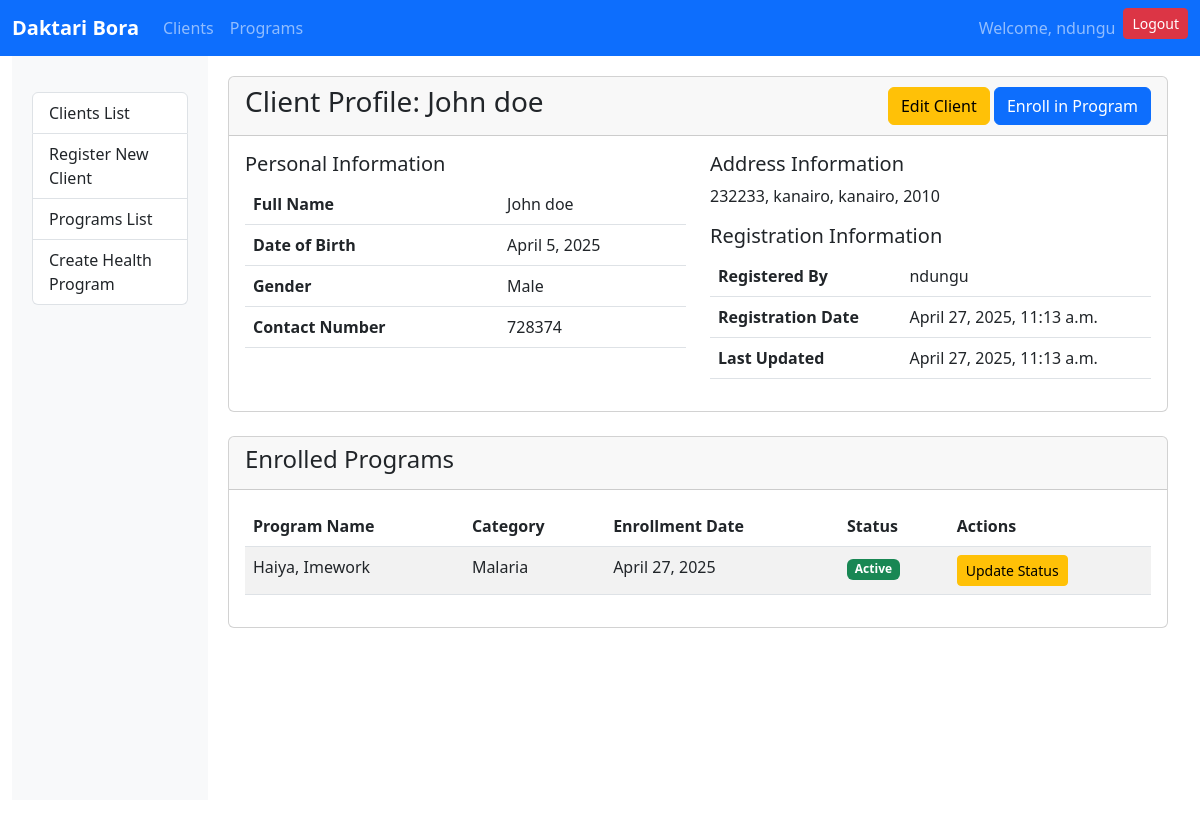
Page /clients/1/ (signed in) on the committed database.
### clients/models.py (models this page shows, shortened)
class Client(models.Model):
    GENDER_CHOICES = [
        ('male', 'Male'),
        ('female', 'Female'),
        ('other', 'Other'),
    ]
    first_name = models.CharField(max_length=100)
    last_name = models.CharField(max_length=100)
    date_of_birth = models.DateField()
    gender = models.CharField(max_length=10, choices=GENDER_CHOICES)
    contact_number = models.CharField(max_length=15, blank=True, null=True)
    street_address = models.CharField(max_length=255, blank=True, null=True)
    city = models.CharField(max_length=100, blank=True, null=True)
    state = models.CharField(max_length=100, blank=True, null=True)
    zip_code = models.CharField(max_length=20, blank=True, null=True)
    created_by = models.ForeignKey(User, on_delete=models.SET_NULL, null=True)
    created_at = models.DateTimeField(auto_now_add=True)
    updated_at = models.DateTimeField(auto_now=True)
    def get_address(self):
        address_parts = [part for part in [self.street_address, self.city, self.state, self.zip_code] if part]
        return ", ".join(address_parts) if address_parts else "No address provided"

class ClientProgram(models.Model):
    STATUS_CHOICES = [
        ('active', 'Active'),
        ('completed', 'Completed'),
        ('discontinued', 'Discontinued'),
    ]
    client = models.ForeignKey(Client, on_delete=models.CASCADE, related_name='programs')
    program = models.ForeignKey(Program, on_delete=models.CASCADE)
    enrollment_date = models.DateField(auto_now_add=True)
    status = models.CharField(max_length=20, choices=STATUS_CHOICES, default='active')
    class Meta:
        unique_together = ('client', 'program')

### programs/models.py (models this page shows, shortened)
class Program(models.Model):
    name = models.CharField(max_length=100, unique=True)
    description = models.TextField()
    category = models.CharField(max_length=50)
    duration = models.IntegerField(help_text="Duration in days", default=30)
    active = models.BooleanField(default=True)
    created_by = models.ForeignKey(User, on_delete=models.SET_NULL, null=True)
    created_at = models.DateTimeField(auto_now_add=True)

### clients/views.py (the view)
# urls.py: path('<int:pk>/', views.client_detail, name='client_detail'),
@login_required
def client_detail(request, pk):
    client = get_object_or_404(Client, pk=pk, created_by=request.user)
    client_programs = ClientProgram.objects.filter(client=client)
    return render(request, 'clients/client_detail.html', {
        'client': client,
        'client_programs': client_programs
    })

### templates/clients/client_detail.html (shortened to what this page needs)
{% extends 'base.html' %}
{% block content %}
<div class="card mb-4">
    <div class="card-header d-flex justify-content-between align-items-center">
        <h3>Client Profile: {{ client.first_name }} {{ client.last_name }}</h3>
        <div>
            <a href="{% url 'client_update' client.id %}" class="btn btn-warning">Edit Client</a>
            <a href="{% url 'enroll_client' client.id %}" class="btn btn-primary">Enroll in Program</a>
        </div>
    </div>
    <div class="card-body">
        <div class="row">
            <div class="col-md-6">
                <h5>Personal Information</h5>
                <table class="table">
                    <tr>
                        <th>Full Name</th>
                        <td>{{ client.first_name }} {{ client.last_name }}</td>
                    </tr>
                    <tr>
                        <th>Date of Birth</th>
                        <td>{{ client.date_of_birth }}</td>
                    </tr>
                    <tr>
                        <th>Gender</th>
                        <td>{{ client.get_gender_display }}</td>
                    </tr>
                    <tr>
                        <th>Contact Number</th>
                        <td>{{ client.contact_number|default:"Not provided" }}</td>
                    </tr>
                </table>
            </div>
            <div class="col-md-6">
                <h5>Address Information</h5>
                <p>{{ client.get_address }}</p>
                <h5>Registration Information</h5>
                <table class="table">
                    <tr>
                        <th>Registered By</th>
                        <td>{{ client.created_by.username|default:"Unknown" }}</td>
                    </tr>
                    <tr>
                        <th>Registration Date</th>
                        <td>{{ client.created_at }}</td>
                    </tr>
                    <tr>
                        <th>Last Updated</th>
                        <td>{{ client.updated_at }}</td>
                    </tr>     </table>
                </div>
            </div>
        </div>
    </div>
    <div class="card">
        <div class="card-header">
            <h4>Enrolled Programs</h4>
        </div>
        <div class="card-body">
            {% if client_programs %}
            <div class="table-responsive">
                <table class="table table-striped">
                    <thead>
                        <tr>
                            <th>Program Name</th>
                            <th>Category</th>
                            <th>Enrollment Date</th>
                            <th>Status</th>
                            <th>Actions</th>
                        </tr>
                    </thead>
                    <tbody>
                        {% for cp in client_programs %}
                        <tr>
                            <td>{{ cp.program.name }}</td>
                            <td>{{ cp.program.category }}</td>
                            <td>{{ cp.enrollment_date }}</td>
                            <td>
                                {% if cp.status == 'active' %}
                                    <span class="badge bg-success">Active</span>
                                {% elif cp.status == 'completed' %}
                                    <span class="badge bg-primary">Completed</span>
                                {% else %}
                                    <span class="badge bg-danger">Discontinued</span>
                                {% endif %}
                            </td>
                            <td>
                                <a href="#" class="btn btn-sm btn-warning">Update Status</a>
                            </td>
                        </tr>
                        {% endfor %}
                    </tbody>
                </table>
            </div>
            {% else %}
            <div class="alert alert-info">
                This client is not enrolled in any health programs yet.
                <a href="{% url 'enroll_client' client.id %}" class="btn btn-sm btn-primary ms-2">Enroll in Program</a>
            </div>
            {% endif %}
        </div>
    </div>
    {% endblock %}

### templates/base.html (shortened to what this page needs)
{% load django_bootstrap5 %}
<!DOCTYPE html>
<html lang="en">
<head>
    <link href="https://cdn.jsdelivr.net/npm/bootstrap@5.3.0/dist/css/bootstrap.min.css" rel="stylesheet">
</head>
<body>
    <nav class="navbar navbar-expand-lg navbar-dark bg-primary sticky-top">
        <div class="container-fluid">
            <a class="navbar-brand" href="{% url 'client_list' %}">Daktari Bora</a>
            <div class="collapse navbar-collapse" id="navbarNavDropdown">
                <ul class="navbar-nav me-auto">
                    <li class="nav-item">
                        <a class="nav-link" href="{% url 'client_list' %}">Clients</a>
                    </li>
                    <li class="nav-item">
                        <a class="nav-link" href="{% url 'program_list' %}">Programs</a>
                    </li>
                </ul>
                <ul class="navbar-nav ms-auto">
                    {% if user.is_authenticated %}
                        <li class="nav-item d-none d-sm-block">
                            <span class="nav-link">Welcome, {{ user.username }}</span>
                        </li>
                        <li class="nav-item">
                            <a class="btn btn-danger btn-sm" href="{% url 'logout' %}">Logout</a>
                        </li>
                    {% endif %}
                </ul>
            </div>
        </div>
    </nav>
    <div class="container-fluid content-wrapper">
        <div class="row g-0">
            {% if user.is_authenticated %}
                <div class="col-12 col-lg-2 sidebar d-none d-lg-block">
                    <div class="list-group mt-3">
                        <a href="{% url 'client_list' %}" class="list-group-item list-group-item-action">Clients List</a>
                        <a href="{% url 'client_create' %}" class="list-group-item list-group-item-action">Register New Client</a>
                        <a href="{% url 'program_list' %}" class="list-group-item list-group-item-action">Programs List</a>
                        <a href="{% url 'program_create' %}" class="list-group-item list-group-item-action">Create Health Program</a>
                    </div>
                </div>
                <div class="col-12 col-lg-10 content">
            {% else %}
                <div class="col-12 content">
            {% endif %}
                    {% block content %}{% endblock %}
                </div>
        </div>
    </div>
</body>
</html>

### templates/base.html (style rules this page uses)
.navbar-brand { font-weight: bold; }
.content-wrapper { margin-bottom: 30px; }
@media (min-width: 992px) { .sidebar { min-height: calc(100vh - 56px); position: sticky; top: 56px; height: calc(100vh - 56px); overflow-y: auto; z-index: 1000; background-color: #f8f9fa; padding: 20px; } }
@media (min-width: 992px) { .content { padding: 20px; } }

### rows in the picture
Client: first_name "John", last_name "doe", date_of_birth "April 5, 2025", gender "Male", contact_number "728374", get_address "232233, kanairo, kanairo, 2010", created_by.username "ndungu", created_at "April 27, 2025, 11:13 a.m.", updated_at "April 27, 2025, 11:13 a.m."
ClientProgram: program.name "Haiya, Imework", program.category "Malaria", enrollment_date "April 27, 2025", status "Active"

### other values in the picture
{{ user.username }} "ndungu"
